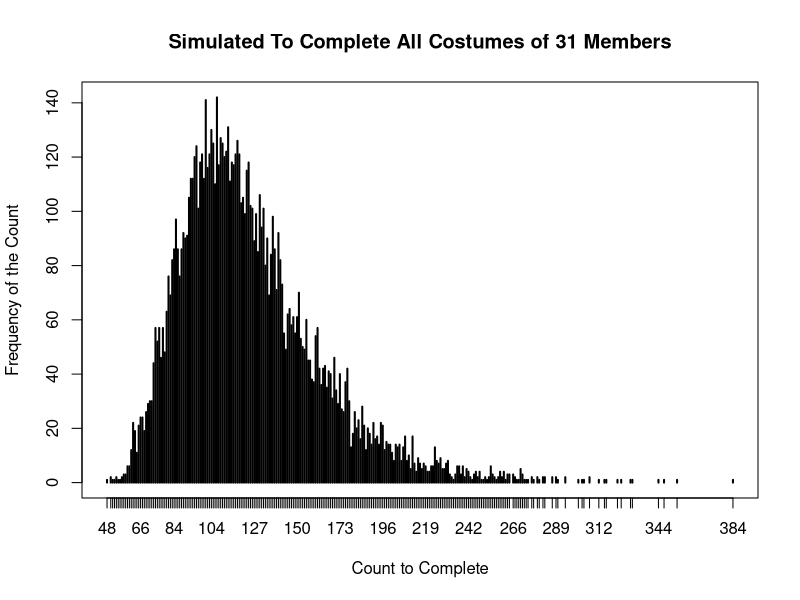

Recreate this plot in R. (Note: a time limit stopped this script after it produced the figure.)
## ---- chunk 1
library(knitr)
library(plyr)
library(ggplot2)
opts_template$set(
  silent = list(echo = FALSE)
)
## ---- chunk 2
sgs.member_count <- 31
## ---- chunk 3
sim_count_to_complete <- function(n_different_costumes) {
  generator <- function() { ceiling(runif(1, 0, n_different_costumes)) }
  costume <- rep(0, n_different_costumes)
  
  while (sum(costume > 0) != n_different_costumes) {
    new_costume <- generator()
    costume[new_costume] <- costume[new_costume] + 1
  }
  
  return(sum(costume))
}

sgs.completion_count <- sapply(rep(sgs.member_count, 10 * sgs.member_count ^ 2), sim_count_to_complete)

plot(table(sgs.completion_count),
     type = "h",
     main = paste("Simulated To Complete All Costumes of", sgs.member_count, "Members"),
     xlab = "Count to Complete",
     ylab = "Frequency of the Count")
## ---- chunk 4
sgs.completion_count_summary <- data.frame(Mean = mean(sgs.completion_count),
                                           Median = median(sgs.completion_count),
                                           Mode = as.integer(names(which.max(table(sgs.completion_count)))),
                                           Sd = sd(sgs.completion_count),
                                           NinetyfivePercentile = quantile(sgs.completion_count, 0.95))

knitr::kable(t(as.matrix(sgs.completion_count_summary)), col.names = "Value")
## ---- chunk 5
eulers_gamma <- function(n) sum(1/1:n) - log(n)
sgs.calc_mean_of_completion_count <- function(n) n * log(n) + n * eulers_gamma(n) + 0.5
sgs.sim_vs_calc <- data.frame(Category = c("simlation", "calculation"),
                              E = c(sgs.completion_count_summary$Mean,
                                    sgs.calc_mean_of_completion_count(sgs.member_count)),
                              Var = c(sgs.completion_count_summary$Sd ^ 2,
                                      pi ^ 2 / 6 * sgs.member_count ^ 2))
knitr::kable(sgs.sim_vs_calc)
## ---- chunk 6
sgs.plot_completion_count <- function(max_members, sim_count = 10 * max_members ^ 2) {
  count <- data.frame()
  
  for (i in 1:max_members) {
    count_dist <- sapply(rep(i, sim_count), sim_count_to_complete)
    count <- rbind(count,
                   data.frame(Members = rep(i, sim_count),
                              Count   = count_dist))
  }

  count <- ddply(count,
                 .(Members),
                 summarize,
                 Median  = median(Count),
                 FirstQu = quantile(Count, 0.25),
                 ThirdQu = quantile(Count, 0.75))

  gg <- ggplot(count, aes(x = Members, y = Median))
  gg <- gg + geom_ribbon(aes(ymin = FirstQu, ymax = ThirdQu, alpha = 0.2)) + geom_line()
  return(gg)
}

sgs.plot_completion_count(sgs.member_count + 5)
